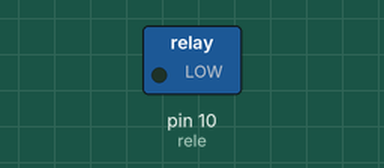
Simulated run of this sketch. Board: Arduino Uno, built with avr-gcc and run on an emulated ATmega328P. On the bench: switched loads named in the sketch (green lamp = pin HIGH). What the sketch prints to the serial monitor is not drawn.

Above: at 2.5 s.
At 7.5 s:
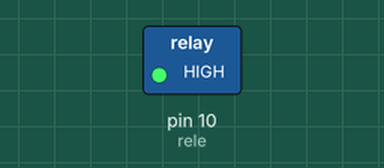
Timing chart, 0 to 13.0 s (numbered marks = the images above):
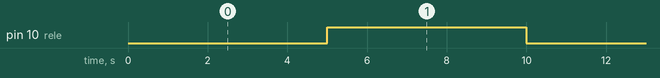

The sketch:

rele.ino
```cpp
const int rele = 10;

/***   Setup  ***/
void setup() {
    pinMode(rele,OUTPUT);
    Serial.begin(9600);
}

/***   Loop  ***/
void loop() {
     delay(5000);
     digitalWrite(rele, HIGH);
     delay(5000);
    digitalWrite(rele, LOW);
    Serial.println("Humedad:");

}
```

Measured:
- by itself, pin 10 (rele): alternates HIGH for 5.0 s and LOW for 5.0 s
